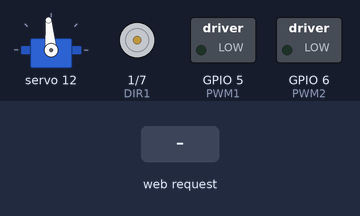
Recording of a sketch running on a simulated ESP32-S3. Shown: servo, motor-driver pin pairs drawn as motors (green arrow = first pin HIGH = forward, orange = second pin HIGH = backward, longer = more drive), switched loads named in the sketch (green lamp = pin HIGH). The test bench sets the inputs (shaded band). WiFi joins after 1.5 s; servers stay silent unless stated; what the sketch prints to the serial monitor is not drawn.

Above: at 3.2 s.
3.3 s: HTTP request GET /STOP received
At 3.7 s:
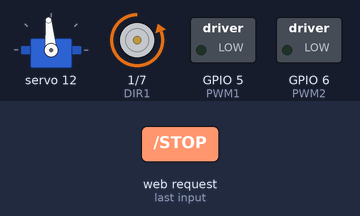
Timing chart, 0 to 6.3 s (numbered marks = the images above; inputs shaded):
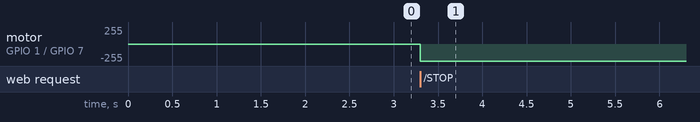

Measured:
- after the input at 3.3 s, motor on GPIO 1 (DIR1) / GPIO 7 (DIR2): stopped → backward 255/255 at once

The sketch:

RobotControlCode.ino
```cpp
#include <WiFi.h>
#include <Wire.h>
#include <Adafruit_PWMServoDriver.h>

// WiFi
// ----
// Setup a costum hotspot and provide ssid and password
// Make sure that the laptop is connected to the same hotspot
const char* ssid = "WiFi-SSID";
const char* password = "WiFi-Password";

WiFiServer server(80);

// MOTOR PINS
// ----------
#define DIR2 7   // D0
#define PWM2 6   // D1
#define PWM1 5   // D2
#define DIR1 1   // D3

// PCA9685
// -------
Adafruit_PWMServoDriver pwm = Adafruit_PWMServoDriver(0x40);

// Servo settings
#define SERVOMIN  800
#define SERVOMAX  2200
#define SERVO_CHANNEL 12
#define SERVO_FREQ 240
#define SERVO_CENTER_ANGLE 50

int currentSpeed = 0;
const int maxSpeed = 150;
const int rampRate = 2;

int driveMode = 0;
int servoOffset = 0;

void setup() {
  Serial.begin(115200);

  // Motor pins
  pinMode(DIR1, OUTPUT);
  pinMode(PWM1, OUTPUT);
  pinMode(DIR2, OUTPUT);
  pinMode(PWM2, OUTPUT);

  stopMotors();

  // Setup I2C manually for ESP32
  Wire.begin(8, 9); // SDA=8, SCL=9

  pwm.begin();
  pwm.setPWMFreq(SERVO_FREQ);
  setSteeringOffset(0);

  delay(500);

  // WiFi
  WiFi.mode(WIFI_STA);
  WiFi.begin(ssid, password);
  Serial.print("Connecting");
  while (WiFi.status() != WL_CONNECTED) {
    delay(500);
    Serial.print(".");
  }
  Serial.println("\nConnected!");
  Serial.print("IP: ");
  Serial.println(WiFi.localIP());

  server.begin();
  Serial.println("SERVER STARTED");
}

void loop() {
  WiFiClient client = server.available();

  if (client) {
    Serial.println("CLIENT CONNECTED");

    while (client.connected()) {
      if (client.available()) {
        String cmd = client.readStringUntil('\n');
        cmd.trim();
        Serial.println("Received: " + cmd);

        handleCommand(cmd);
        updateOutputs();
      }
    }

    stopMotors();
    client.stop();
    Serial.println("CLIENT DISCONNECTED");
  }
}

void handleCommand(String cmd) {
  if (cmd.startsWith("DRIVE:")) {
    int firstComma = cmd.indexOf(',');
    int secondComma = cmd.indexOf(',', firstComma + 1);

    if (firstComma == -1 || secondComma == -1) {
      return;
    }

    int speedDelta = cmd.substring(6, firstComma).toInt();
    driveMode = cmd.substring(firstComma + 1, secondComma).toInt();
    servoOffset = cmd.substring(secondComma + 1).toInt();

    currentSpeed += speedDelta;
    currentSpeed = constrain(currentSpeed, 0, maxSpeed);

  } else if (cmd == "STOP") {
    currentSpeed = 0;
    driveMode = 0;
    servoOffset = 0;
    stopMotors();
    setSteeringOffset(0);
  }
}

void updateOutputs() {
  setSteeringOffset(servoOffset);
  driveMotorsByMode(driveMode);
  delay(rampRate);
}

// MOTOR FUNCTIONS
// ---------------

void driveMotorsByMode(int mode) {
  currentSpeed = map(currentSpeed, 0, 100, 0, 255);
  switch (mode) {
    case -1:
      // Soft left: motor 1 off, motor 2 forward.
      motor1Stop();
      motor2Forward(currentSpeed);
      break;

    case 1:
      // Soft right: motor 1 forward, motor 2 off.
      motor1Forward(currentSpeed);
      motor2Stop();
      break;

    case -2:
      // Differential left: motor 1 backward, motor 2 forward.
      motor1Backward(currentSpeed);
      motor2Forward(currentSpeed);
      break;

    case 2:
      // Differential right: motor 1 forward, motor 2 backward.
      motor1Forward(currentSpeed);
      motor2Backward(currentSpeed);
      break;

    case 0:
      // Normal forward drive.
      motor1Forward(currentSpeed);
      motor2Forward(currentSpeed);
      break;
  }
}

void motor1Forward(int speed) {
  digitalWrite(DIR1, LOW);
  analogWrite(PWM1, speed);
}

void motor1Backward(int speed) {
  digitalWrite(DIR1, HIGH);
  analogWrite(PWM1, speed);
}

void motor2Forward(int speed) {
  digitalWrite(DIR2, HIGH);
  analogWrite(PWM2, speed);
}

void motor2Backward(int speed) {
  digitalWrite(DIR2, LOW);
  analogWrite(PWM2, speed);
}

void motor1Stop() {
  analogWrite(PWM1, 0);
}

void motor2Stop() {
  analogWrite(PWM2, 0);
}

void stopMotors() {
  motor1Stop();
  motor2Stop();
}

// SERVO FUNCTION
// --------------

void setSteeringOffset(int offset) {
  int angle = constrain(SERVO_CENTER_ANGLE + offset, 0, 180);
  int pulse = map(angle, 0, 100, SERVOMIN, SERVOMAX);
  pwm.setPWM(SERVO_CHANNEL, 0, pulse);
}
```
